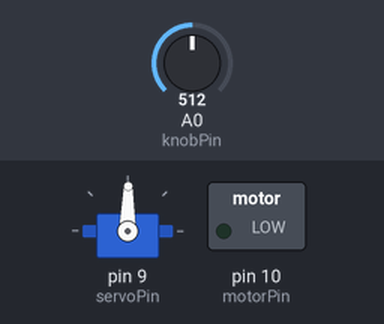
A sketch run on a simulated Arduino Uno, built with avr-gcc and run on an emulated ATmega328P. Parts: servo, switched loads named in the sketch (green lamp = pin HIGH). The test bench sets the inputs (shaded band); at power-on: A0 (knobPin) = 512.

Above: at 1.2 s.
1.3 s: A0 (knobPin) set to 716
At 1.6 s:
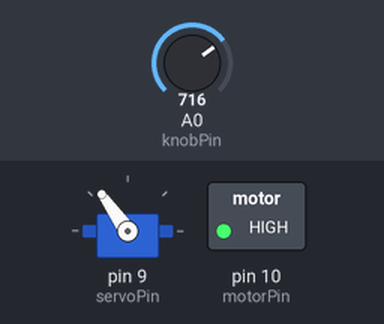
2.8 s: A0 (knobPin) set to 900
At 3.2 s:
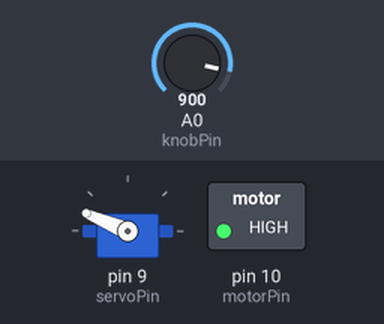
4.3 s: A0 (knobPin) set to 1023
At 4.6 s:
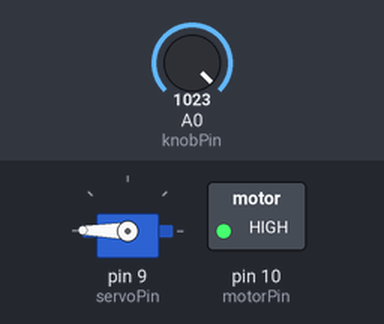
5.8 s: A0 (knobPin) set to 511
At 7.0 s:
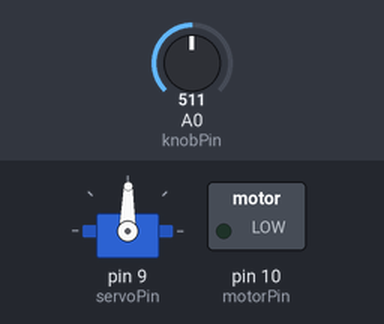
7.3 s: A0 (knobPin) set to 306
At 8.2 s:
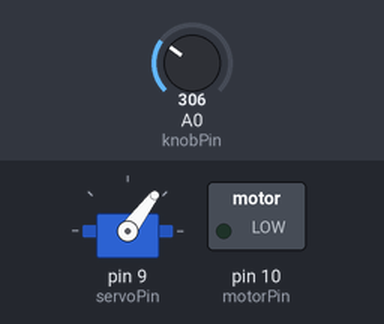
Timing chart, 0 to 9.8 s (numbered marks = the images above; inputs shaded):
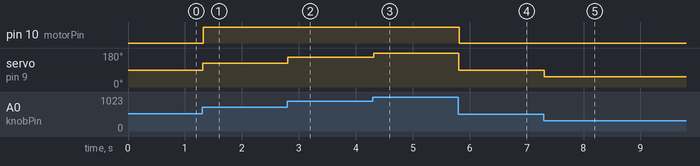

The sketch:

servoandmotorandknob1.ino
```cpp
// (licence header left out)
//This imports the servo library; adding some code that was prewritten to make servos easier to use
#include <Servo.h>

//This assigns the number 10 to the constant integer variable motorPin
const int motorPin = 10;
//Basically the same thing
const int servoPin = 9;
//The pin that I am going to use for the knob
const int knobPin = 0;

//Creates a servo object from the servo library that
//has functions that will be used to control the servo
Servo myservo;

//This creates an empty integer variable that can be changed
int knobVal;

void setup()
{
  //This will set up the motor pin as an output
  pinMode(motorPin, OUTPUT);

  //This sets the servoPin as the pin that the servo is going to get info from
  myservo.attach(servoPin);

  //This sets up a serial port so thst you can control it from your computer
  Serial.begin(9600);
}

void loop()
{
  //Finds the value that the knob is giving
  knobVal = analogRead(knobPin);
  //Runs the servomove function
  servomove(knobVal);

  //Runs the motorSpeed function
  motorSpeed(knobVal);
}

void servomove(int knobval)
{
  //This code is from an arduino example that comes with the arduino SDK.
  //Thanks to Michal Rinott for some of this code.
  knobval = map(knobval, 0, 1023, 0, 179);     // scale it to use it with the servo (value between 1 and 180)
  myservo.write(knobval);                  // sets the servo position according to the scaled value
  delay(15);                           // waits for the servo to get there (the number is in milliseconds)
}

void motorSpeed(int knobval)
{
  //This code was inspired by and based off of a Sparkfun Inventor's Kit project.
  //Sparkfun released this code into the public domain.
  //NOTE: The code that is greyed out here is the code that would send a speed to the motor.
  //int speedstart = analogRead(knobPin);
  ////This changing of knobVal doesn't affect the one in servomove because it is within a function.
  //int speed1 = map(speedstart, 65, (1023+65), 65, 255);  //This scales the value from the knob(0-1023) to a range between 0 and 255.
  //That is the range of speeds for the motor.
  //This puts the value (0-255) into the motor, and the speed changes accordingly.
  //analogWrite(motorPin, speed1);
  //Just a small delay to smooth things out.
  //delay(15);

  //The value coming from the knob can be from 1-1024
  //This just checks if it's below or equal to 512.
  //If it is, then it turns the motor off.
  if (knobval <= 512){
    digitalWrite(motorPin, LOW);//If it is anything else, it turns the motor on.
  }else{
    digitalWrite(motorPin, HIGH);
  }
}
```

Measured:
- after the input at 1.3 s, pin 10 (motorPin): LOW → HIGH at once; servo on pin 9 (servoPin): 89° → 125° at once
- after the input at 2.8 s, servo on pin 9 (servoPin): 125° → 157° at once
- after the input at 4.3 s, servo on pin 9 (servoPin): 157° → 179° at once
- after the input at 5.8 s, pin 10 (motorPin): HIGH → LOW at once; servo on pin 9 (servoPin): 179° → 89° at once
- after the input at 7.3 s, servo on pin 9 (servoPin): 89° → 53° at once
